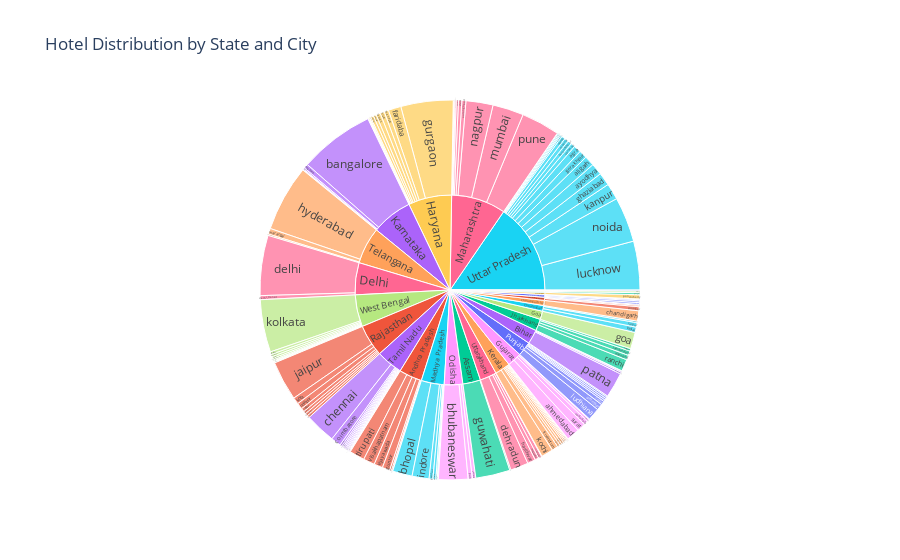

Source (notebook cell):
### Code cell
### 3. Sunburst Chart: Hotel Distribution by State and City
fig3 = px.sunburst(df_hotels, 
                   path=["State", "City"], 
                   title="Hotel Distribution by State and City",
                   color="State")
fig3.show()

### Figure 1 — Plotly figure (JSON) as saved in the notebook; plotly's stock layout.template omitted (floating-point values rounded to 4 significant figures; data arrays with more than 128 entries replaced by an {"elided": "..."} marker saying what was removed)
{"data": [{"branchvalues": "total", "customdata": {"elided": "179x1 str values"}, "domain": {"x": [0, 1], "y": [0, 1]}, "hovertemplate": "labels=%{label}<br>count=%{value}<br>parent=%{parent}<br>id=%{id}<br>State=%{customdata[0]}<extra></extra>", "ids": {"elided": "179 str values"}, "labels": {"elided": "179 str values"}, "marker": {"colors": {"elided": "179 str values"}}, "name": "", "parents": {"elided": "179 str values"}, "type": "sunburst", "values": {"elided": "179 int values"}}], "layout": {"legend": {"tracegroupgap": 0}, "title": {"text": "Hotel Distribution by State and City"}}}
